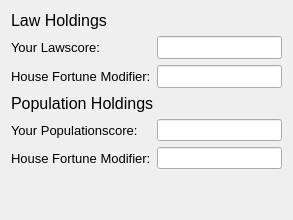
             <widget class="QWidget" name="page_8">
              <layout class="QVBoxLayout" name="verticalLayout_18">
               <item>
                <widget class="QLabel" name="label_27">
                 <property name="font">
                  <font>
                   <pointsize>12</pointsize>
                  </font>
                 </property>
                 <property name="text">
                  <string>Law Holdings</string>
                 </property>
                </widget>
               </item>
               <item>
                <layout class="QFormLayout" name="formLayout_2">
                 <item row="0" column="0">
                  <widget class="QLabel" name="label_28">
                   <property name="font">
                    <font>
                     <pointsize>10</pointsize>
                    </font>
                   </property>
                   <property name="text">
                    <string>Your Lawscore:</string>
                   </property>
                  </widget>
                 </item>
                 <item row="1" column="0">
                  <widget class="QLabel" name="label_29">
                   <property name="font">
                    <font>
                     <pointsize>10</pointsize>
                    </font>
                   </property>
                   <property name="text">
                    <string>House Fortune Modifier:</string>
                   </property>
                  </widget>
                 </item>
                 <item row="0" column="1">
                  <widget class="QLineEdit" name="step4LawScoreLine">
                   <property name="font">
                    <font>
                     <pointsize>10</pointsize>
                    </font>
                   </property>
                   <property name="readOnly">
                    <bool>true</bool>
                   </property>
                  </widget>
                 </item>
                 <item row="1" column="1">
                  <widget class="QLineEdit" name="step4LawFortuneModifierLine">
                   <property name="font">
                    <font>
                     <pointsize>10</pointsize>
                    </font>
                   </property>
                   <property name="readOnly">
                    <bool>true</bool>
                   </property>
                  </widget>
                 </item>
                </layout>
               </item>
               <item>
                <widget class="QLabel" name="label_31">
                 <property name="font">
                  <font>
                   <pointsize>12</pointsize>
                  </font>
                 </property>
                 <property name="text">
                  <string>Population Holdings</string>
                 </property>
                </widget>
               </item>
               <item>
                <layout class="QFormLayout" name="formLayout_4">
                 <item row="0" column="0">
                  <widget class="QLabel" name="label_32">
                   <property name="font">
                    <font>
                     <pointsize>10</pointsize>
                    </font>
                   </property>
                   <property name="text">
                    <string>Your Populationscore:</string>
                   </property>
                  </widget>
                 </item>
                 <item row="1" column="0">
                  <widget class="QLabel" name="label_33">
                   <property name="font">
                    <font>
                     <pointsize>10</pointsize>
                    </font>
                   </property>
                   <property name="text">
                    <string>House Fortune Modifier:</string>
                   </property>
                  </widget>
                 </item>
                 <item row="0" column="1">
                  <widget class="QLineEdit" name="step4PopulationLine">
                   <property name="readOnly">
                    <bool>true</bool>
                   </property>
                  </widget>
                 </item>
                 <item row="1" column="1">
                  <widget class="QLineEdit" name="step4PopulationFortuneModifierLine">
                   <property name="readOnly">
                    <bool>true</bool>
                   </property>
                  </widget>
                 </item>
                </layout>
               </item>
               <item>
                <spacer name="verticalSpacer_3">
                 <property name="orientation">
                  <enum>Qt::Vertical</enum>
                 </property>
                 <property name="sizeHint" stdset="0">
                  <size>
                   <width>20</width>
                   <height>40</height>
                  </size>
                 </property>
                </spacer>
               </item>
              </layout>
             </widget>
